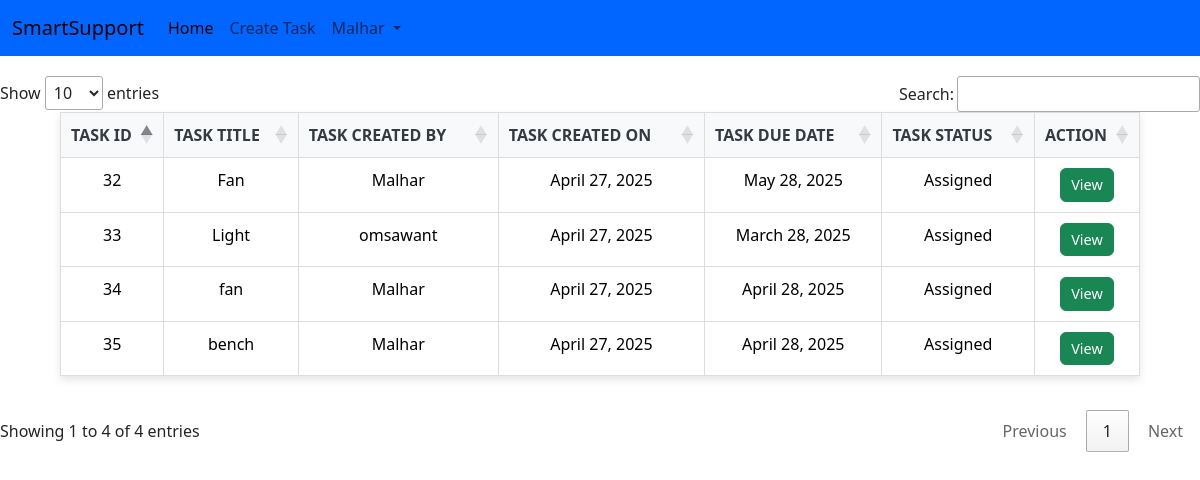
The app's page /base/ (signed in) with its own data.
### myapp/models.py (models this page shows)
class TaskDetail(models.Model):
    TASK_TITLE=models.CharField(max_length=100)
    TASK_CREATED=models.ForeignKey(User,related_name='CREATED_BY',on_delete=models.CASCADE,null=True)
    TASK_CLOSED=models.ForeignKey(User,related_name='CLOSED_BY',on_delete=models.CASCADE,null=True)
    TASK_CREATED_ON=models.DateField(auto_now_add=True,null=True)
    TASK_CLOSED_ON=models.DateField(null=True)
    TASK_DUE_DATE=models.DateField()
    TASK_DESCRIPTION=models.CharField(max_length=300)
    choice=[('Open','Open'),('Inprocess','Inprocess'),('Closed','Closed'),('Reopen','Reopen'),('Expired','Expired'),('Resolved','Resolved')]
    TASK_STATUS=models.CharField(max_length=100,choices=choice,default='Open')
    TASK_HOLDER=models.CharField(max_length=100,null=True)
    profile_image= models.ImageField(null=True,blank=True,upload_to="image/")

### myapp/views.py (the view)
# urls.py: path('', views.Basepage, name="login"),
def Basepage(request):
    if request.user.is_authenticated:
        Taskdatas=TaskDetail.objects.all()
        return render(request,'Base.html',{'Taskdatas':Taskdatas})
    else:
       messages.success(request,"You must have to login to see Task!")
       return redirect('login')

### myapp/TEMPLATES/Base.html (shortened to what this page needs)
<!doctype html>
<html lang="en">
<head>
  <link href="https://cdn.jsdelivr.net/npm/bootstrap@5.3.3/dist/css/bootstrap.min.css" rel="stylesheet"
>
</head>
<body>
  {% include 'Navbar.html'%}
  {% block content %}
  <table id="smart" class="table table-hover">
    <thead>
      <tr>
        <th scope="col">TASK ID</th>
        <th scope="col">TASK TITLE</th>
        <th scope="col">TASK CREATED BY</th>
        <th scope="col">TASK CREATED ON</th>
        <th scope="col">TASK DUE DATE</th>
        <th scope="col">TASK STATUS</th>
        <th scope="col">ACTION</th>
      </tr>
    </thead>
    <tbody>
      {% for taskdata in Taskdatas %}
      <tr>
        <td>{{taskdata.id}}</td>
        <td>{{taskdata.TASK_TITLE}}</td>
        <td>{{taskdata.TASK_CREATED}}</td>
        <td>{{taskdata.TASK_CREATED_ON}}</td>
        <td>{{taskdata.TASK_DUE_DATE}}</td>
        <td>{{taskdata.TASK_STATUS}}</td>
        <td><a href="{% url 'taskinfo' taskdata.id %}" class="btn btn-success">View</a></td>
      </tr>
      {% endfor %}
    </tbody>
  </table>
  {% endblock content %}
  <link rel="stylesheet" href="https://cdn.datatables.net/1.10.22/css/jquery.dataTables.min.css">
  <link rel="stylesheet" href="https://cdn.datatables.net/buttons/1.6.4/css/buttons.dataTables.min.css">
</body>
</html>

### myapp/TEMPLATES/Navbar.html (shortened to what this page needs)
<nav class="navbar navbar-expand-lg" style="background-color: #0066ff;">
    <div class="container-fluid">
      <a class="navbar-brand" href="#">SmartSupport</a>
      <div class="collapse navbar-collapse" id="navbarSupportedContent">
        <ul class="navbar-nav me-auto mb-2 mb-lg-0">
          <li class="nav-item">
            <a class="nav-link active" aria-current="page" href="{% url 'base' %}">Home</a>
          </li>
          {% if not request.user.is_authenticated %}
            <li class="nav-item">
              <a class="nav-link" href="{% url 'login' %}">Login</a>
            </li>
            <li class="nav-item">
              <a class="nav-link" href="{% url 'register' %}">Register</a>
            </li>
          {% else %}
            <li class="nav-item">
              <a class="nav-link" href="{% url 'taskdetails' %}">Create Task</a>
            </li>
            <li class="nav-item dropdown">
              <a class="nav-link dropdown-toggle" href="#" role="button" data-bs-toggle="dropdown" aria-expanded="false">
                {{ request.user.username|capfirst }}
              </a>
            </li>
          {% endif %}
        </ul>
      </div>
    </div>
  </nav>

### myapp/TEMPLATES/Base.html (style rules this page uses)
#smart { width: 90%; margin: 30px auto; border-collapse: collapse; text-align: center; font-size: 1rem; box-shadow: 0 4px 8px rgba(0, 0, 0, 0.1); }
#smart th { background-color: #f8f9fa; color: #343a40; padding: 10px; border: 1px solid #ddd; }
#smart td { padding: 10px; border: 1px solid #ddd; }
.btn-success { padding: 5px 10px; font-size: 0.9rem; }

### records on screen
TaskDetail: id "32", TASK_TITLE "Fan", TASK_CREATED "Malhar", TASK_CREATED_ON "April 27, 2025", TASK_DUE_DATE "May 28, 2025", TASK_STATUS "Assigned"
TaskDetail: id "33", TASK_TITLE "Light", TASK_CREATED "omsawant", TASK_CREATED_ON "April 27, 2025", TASK_DUE_DATE "March 28, 2025", TASK_STATUS "Assigned"
TaskDetail: id "34", TASK_TITLE "fan", TASK_CREATED "Malhar", TASK_CREATED_ON "April 27, 2025", TASK_DUE_DATE "April 28, 2025", TASK_STATUS "Assigned"
TaskDetail: id "35", TASK_TITLE "bench", TASK_CREATED "Malhar", TASK_CREATED_ON "April 27, 2025", TASK_DUE_DATE "April 28, 2025", TASK_STATUS "Assigned"

### other values on screen
{{ request.user.username|capfirst }} "Malhar"
